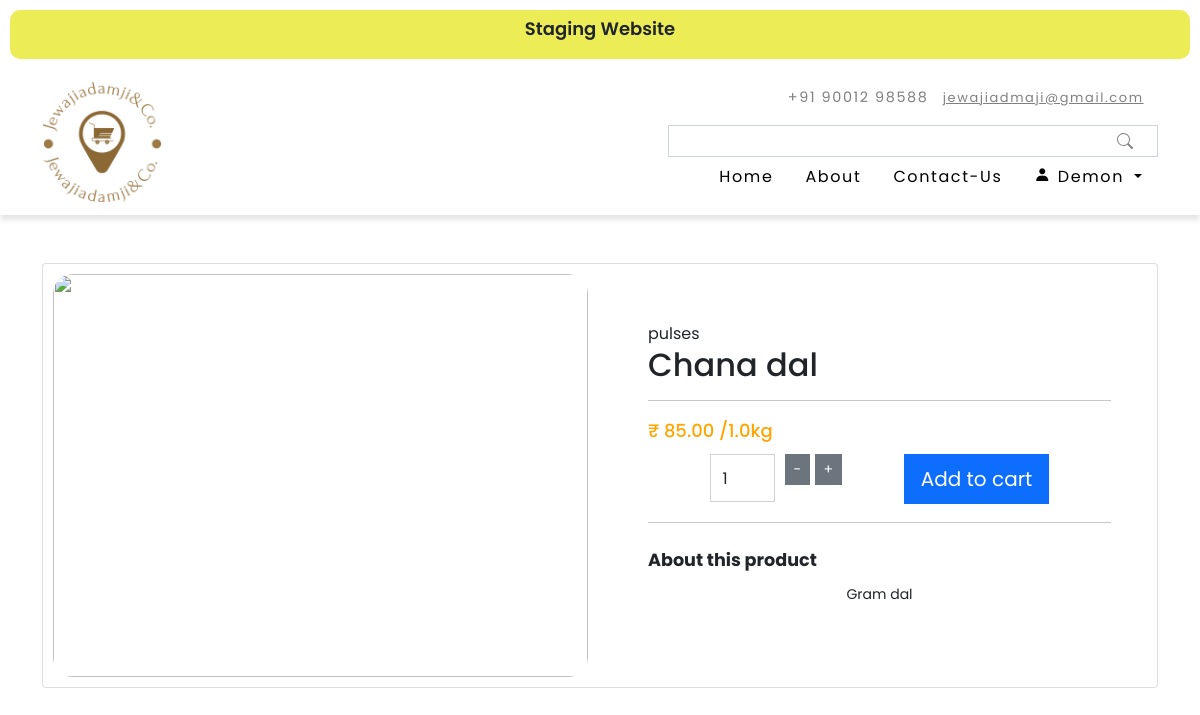
The app's page /product/5/ (signed in) with its own data.
### groceryapp/models.py (models this page shows, shortened)
class Customer(models.Model):
    email = models.EmailField(unique=True)
    password= models.CharField(max_length=100)
    mobile_number = models.CharField(max_length=15)
    first_name = models.CharField(max_length=50)
    last_name = models.CharField(max_length=50)
    address = models.TextField(blank=True)
    is_active = models.BooleanField(default=True)

class Product(models.Model):
    image_url = models.URLField(blank=True, null=True)
    category = models.ForeignKey(Category, on_delete=models.CASCADE,blank=True)
    title = models.CharField(max_length=255)
    price = models.DecimalField(max_digits=10, decimal_places=2)
    description = models.TextField()
    active = models.BooleanField(default=True)
    qty = models.FloatField(default=0)
    unit = models.ForeignKey(Unit, on_delete=models.CASCADE,blank=True)

class Category(models.Model):
    name = models.CharField(max_length=100)
    def __str__(self):
        return self.name

class Unit(models.Model):
    name = models.CharField(max_length=100,blank=True)
    def __str__(self):
         return self.name

### groceryapp/views.py (the view, shortened to what this page needs)
# urls.py: path('product/<int:product_id>/', views.product_view, name='product_view'),
def product_view(request, product_id):
    customer_id = request.session.get('customer_id')
    if customer_id:
        customer=Customer.objects.get(id=customer_id)
    else:
        customer=None
    product = get_object_or_404(Product, pk=product_id)
    paras={'customer':customer,'product': product}
    cart = request.session.get('cart', [])  # Retrieve cart from session or an empty list if not present
    paras = {'customer': customer, 'product': product, 'cart': cart}
    return render(request, 'productview.html', paras)

### groceryapp/templates/productview.html (shortened to what this page needs)
{% extends 'base.html' %}
{% load static %}
{% block content %}
<div class="container my-5">
    <div class="card details-card p-0">
        <div class="productper row">
            <div class="col-md-6 col-sm-12">
                <img class="img-fluid details-img" src="{{product.image_url}}" alt="">
            </div>
            <div class="col-md-6 col-sm-12 description-container p-5">
                <div class="main-description">
                    <p class="product-category mb-0">{{product.category}}</p>
                    <h3>{{product.title}}</h3>
                    <hr>
                    <p class="product-price">₹ {{product.price}} /{{product.qty}}{{product.unit}}</p>
                    <form style="display: flex; width: 100%;     justify-content: space-evenly;;" class="add-inputs" method="post">
                        <div class="quantity-controls">
                            <button type="button" class="btn btn-secondary btn-sm" onclick="changeQuantity(-1)">-</button>
                            <input type="number" class="form-control" id="cart_quantity" name="cart_quantity" value="1" min="1" max="10">
                            <button type="button" class="btn btn-secondary btn-sm" onclick="changeQuantity(1)">+</button>
                        </div>
                        <button name="add_to_cart" type="submit" class="btn btn-primary btn-lg">Add to cart</button>
                    </form>
                    <hr>
                    <p class="product-title mt-4 mb-1">About this product</p>
                    <p class="product-description mb-4">
                        {{product.description}}
                    </p>
                </div>
            </div>
        </div>
    </div>
{% endblock %}

### groceryapp/templates/base.html (shortened to what this page needs)
{% load static %}
<!doctype html>
<html lang="en">
  <head>
    <link href='https://unpkg.com/boxicons@2.1.4/css/boxicons.min.css' rel='stylesheet'>
    <link href="https://cdn.jsdelivr.net/npm/bootstrap@5.0.2/dist/css/bootstrap.min.css" rel="stylesheet">
    <link rel="stylesheet" href="{% static 'css/index.css' %}">
    <link rel="stylesheet" href="{% static  'css/navbar.css' %}">
  </head>
  <body>
    <div class="data">
        <div class="staging">
            <p > Staging Website</p>
        </div>
        </div>
    <nav class="navbar navbar-expand-md bg-body-tertiary">
        <div class="container-xl">
          <a style="color: black;" class="navbar-brand" href="/">
            <img style="width: 120px; height: 120px;" src="{% static 'images/jewajiadamjico-high-resolution-logo-transparent.png' %}" alt="">
          </a>
          <div class="collapse navbar-collapse" id="navbarSupportedContent">
            <ul class="navbar-nav ms-auto mb-2 mb-lg-0">
              <li class="nav-item">
                <a class="nav-link active" aria-current="page" href="/">Home</a>
              </li>
              <li class="nav-item">
                <a class="nav-link" href="/about">About</a>
              </li>
              <li class="nav-item">
                <a class="nav-link" href="/about">Contact-Us</a>
              </li>
              <li class="nav-item dropdown">
                <a class="nav-link dropdown-toggle" href="#" role="button" data-bs-toggle="dropdown" aria-expanded="false">
                  <i class='bx bxs-user'></i> {% if customer %}{{customer.first_name}} {% else %} Account {% endif %}
                </a>
              </li>
            </ul>
            <div class="search-and-icons">
              <form method="get" action="{% url 'product_search' %}">
                <input name="query" value="{{ query }}" class="form-control me-2" type="search" aria-label="Search">
              </form>
            </div>
            <div class="contact-info d-md-flex">
              <p>+91 90012 98588 </p>
              <p><a href="mailto:">jewajiadmaji@gmail.com</a></p>
            </div>
          </div>
        </div>
      </nav>
    {% block content %}
    {% endblock %}
  </body>
</html>

### groceryapp/static/css/index.css (style rules this page uses)
* { padding: 0%; margin: 0%; font-family: "Poppins", sans-serif; }
.data { max-width: 1200px; margin: 0 auto; padding: 10px; }
.staging { padding-top: 5px; padding-bottom: 1px; background-color: rgb(236, 236, 86); width: 100%; border-radius: 10px; }
.staging p { font-size: 18px; text-align: center; font-weight: 600; }
.product-description { font-size: 0.875rem; margin: 10px 0; text-align: center; }
.product-price { font-size: 1.125rem; font-weight: 500; margin: 10px 0; color: orange; }
.details-img { width: 100%; height: 100%; object-fit: contain; border-radius: 20px; }
.details-card { width: 100%; margin: auto; padding:0%; }
.productper { padding: 10px; }
.description-container { position: relative; }
.main-description h3 { font-size: 2rem; }
.add-inputs, .add-inputs input { float: left; margin-right: 10px; margin-bottom: 2px; }
.add-inputs button { border-radius: 0; }
.add-inputs input { height: 48px; width: 65px; border-radius: 0; }
.product-title { font-size: 1.1rem; font-weight: bold; }

### groceryapp/static/css/navbar.css (style rules this page uses)
.navbar { box-shadow: 0 5px 5px rgba(0, 0, 0, 0.1); }
.navbar .navbar-brand img { max-width: 100px; }
.navbar .navbar-nav .nav-link { color: #000; }
@media screen and (min-width: 1024px) { .navbar { letter-spacing: 0.1em; } }
@media screen and (min-width: 1024px) { .navbar .navbar-nav .nav-link { padding: 0.5em 1em; } }
@media screen and (min-width: 1024px) { .search-and-icons { width: 50%; } }
@media screen and (min-width: 1024px) { .search-and-icons form { flex: 1; } }
@media screen and (min-width: 768px) { .navbar .navbar-brand img { max-width: 7em; } }
@media screen and (min-width: 768px) { .navbar .navbar-collapse { display: flex; flex-direction: column-reverse; align-items: flex-end; } }
@media screen and (min-width: 768px) { .search-and-icons { display: flex; align-items: center; } }
.search-and-icons form input { border-radius: 0; height: 2em; }
.contact-info p, .contact-info a { font-size: 0.9em; padding-right: 1em; color: grey; }
.contact-info a { padding-right: 0; }

### records on screen
Customer: first_name "Demon"
Product: category "pulses", title "Chana dal", price "85.00", qty "1.0", unit "kg", description "Gram dal"
